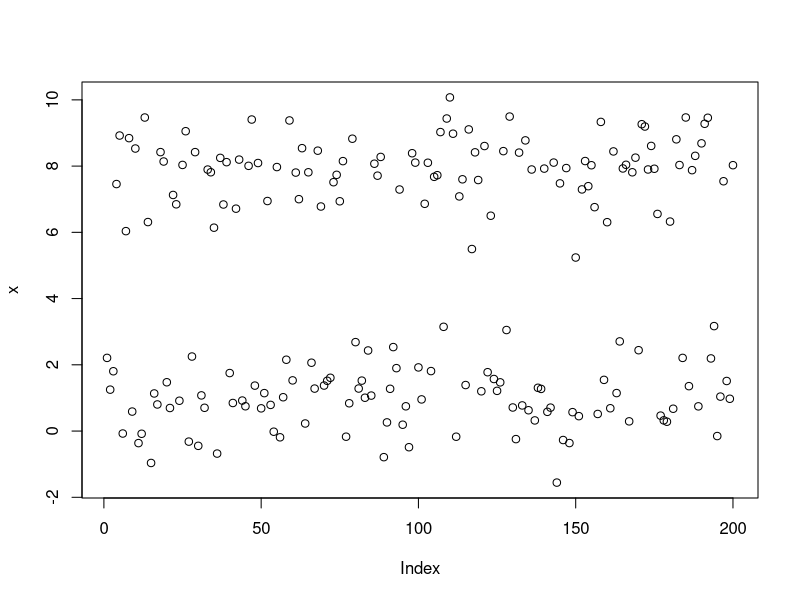

Generate this figure with R: (Note: this script raises an error after producing the figure.)
#Following the Generalization on Wikipedia
alpha = 0 #Discount
theta = 0.5 #Strength

B <- c(1)
N <- 20000

for(i in 2:N){
  new = (theta + length(B)*alpha)/((i - 1) + theta)
  old = (B - alpha)/((i - 1) + theta)
  p <- c(old, new)
  draw <- rmultinom(1,1, p)
  if(draw[length(draw)] == 1){
    B <- c(B, 1)
  } else {
    B[which(draw == 1)] = B[which(draw == 1)] +  1
  }
  print(B)
}






#First we generate data distributed over 3 clusters
x <- sort(rep(c(1,8), 100))
y <- -x + rnorm(length(x), 0, 1)
x <- x + rnorm(length(x), 0, 1)
x <- sample(x)
plot(x)
# Now the algorithm has to figure out how many clusters there are
posterior <- function(theta, sigma, y){
  N <- length(y)
  #-2log(y_i - theta_1) probabilty that y is from theta_1
  mat <- vapply(y, theta)
  like <- -2*N*sum(log(mat))
  mat = rowsum(mat^(-2))
  like <- like - length(theta)*log(mat)

}




vapply <- function(m, x){
  m_ <- matrix(0, nrow = length(m), ncol = length(x))
  for(i in 1:length(x)){
    m_[,i] <- m - x[i]
  }
  return(m_)
}


normal_loglik <- function(y, mu, sigma){
  ret <- -1/2*log(2*pi) - log(sigma) - 1/(2 * sigma^2)*sum((y - mu)^2)
  return(ret)
}


assign_new_cluster <- function(B, draws, theta, alpha){
  new = (theta + length(B)*alpha)/((draws - 1) + theta)
  old = (B - alpha)/((draws - 1) + theta)
  p <- c(old, new)
  return(p)
}


p <- assign_new_cluster(B, draws, theta, alpha)
weights_assign(p)



